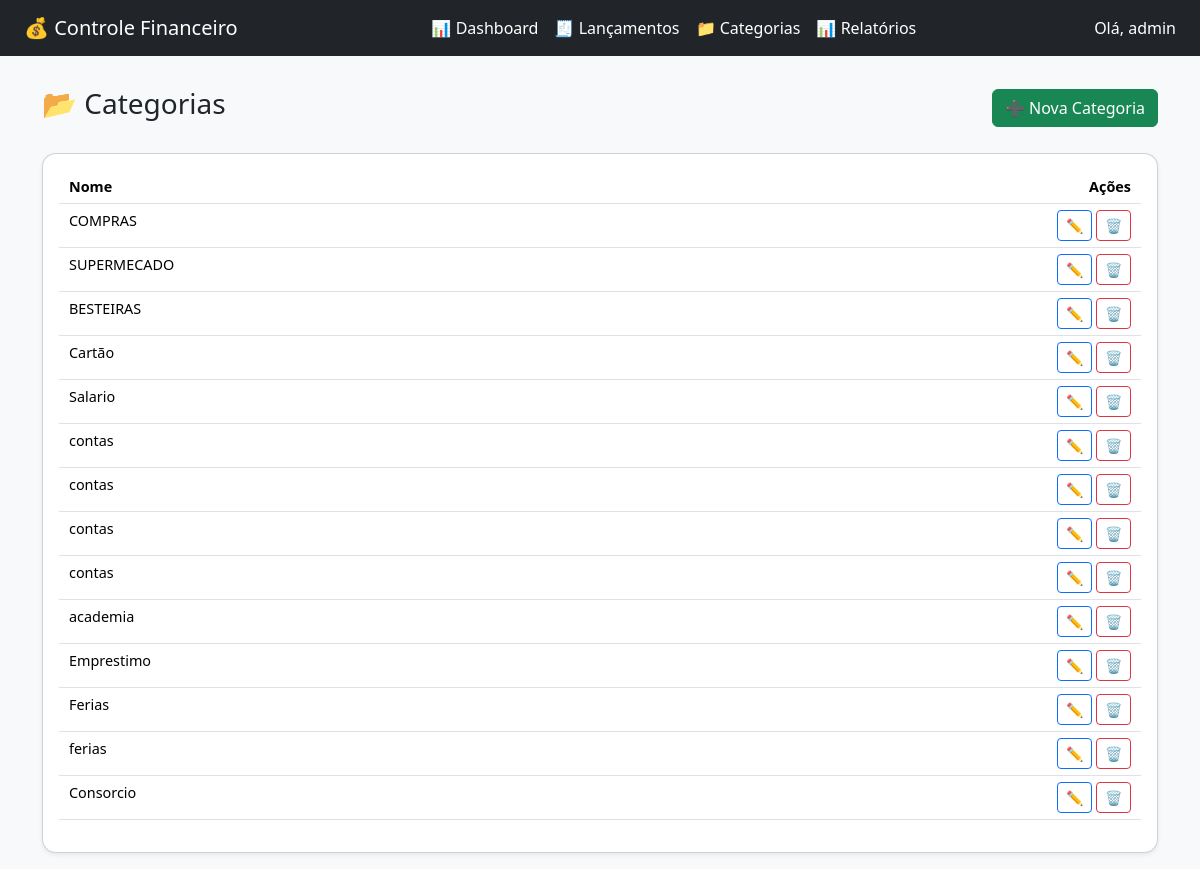
/categorias/ (signed in), run on the app's committed database.
### core/models.py (models this page shows, shortened)
class Categoria(models.Model):
    nome = models.CharField(max_length=100)
    user = models.ForeignKey(User, on_delete=models.CASCADE)

### core/views.py (the view)
# urls.py: path("", views.lista_categorias, name="lista"),
@login_required
def lista_categorias(request):
    categorias = Categoria.objects.filter(user=request.user)
    return render(request, 'categorias/lista.html', {
        'categorias': categorias
    })

### core/templates/categorias/lista.html (shortened to what this page needs)
{% extends 'base.html' %}
{% block content %}
<div class="container">
    <div class="d-flex justify-content-between align-items-center mb-4">
        <h3>📂 Categorias</h3>
        <a href="{% url 'criar_categoria' %}" class="btn btn-success">
            ➕ Nova Categoria
        </a>
    </div>
    <div class="card shadow-sm">
        <div class="card-body">
            <table class="table table-hover">
                <thead>
                    <tr>
                        <th>Nome</th>
                        <th class="text-end">Ações</th>
                    </tr>
                </thead>
                <tbody>
                    {% for c in categorias %}
                    <tr>
                        <td>{{ c.nome }}</td>
                        <td class="text-end">
                            <a href="{% url 'editar_categoria' c.id %}"
                               class="btn btn-sm btn-outline-primary">
                                ✏️
                            </a>
                            <a href="{% url 'excluir_categoria' c.id %}"
                               class="btn btn-sm btn-outline-danger"
                               onclick="return confirm('Excluir categoria?')">
                                🗑
                            </a>
                        </td>
                    </tr>
                    {% empty %}
                    <tr>
                        <td colspan="2" class="text-center text-muted">
                            Nenhuma categoria cadastrada
                        </td>
                    </tr>
                    {% endfor %}
                </tbody>
            </table>
        </div>
    </div>
</div>
{% endblock %}

### core/templates/base.html (shortened to what this page needs)
{% load static %}
<!DOCTYPE html>
<html lang="pt-br">
<head>
    <link href="https://cdn.jsdelivr.net/npm/bootstrap@5.3.2/dist/css/bootstrap.min.css" rel="stylesheet">
    <link rel="stylesheet" href="{% static 'core/css/dashboard_pro.css' %}">
    <link rel="stylesheet" href="{% static 'core/css/dashboard.css' %}">
</head>
<body class="bg-light">
<nav class="navbar navbar-dark bg-dark px-4">
    <span class="navbar-brand">💰 Controle Financeiro</span>
    <ul class="navbar-nav flex-row gap-3">
        <li class="nav-item">
            <a class="nav-link text-white" href="{% url 'dashboard' %}">
                📊 Dashboard
            </a>
        </li>
        <li class="nav-item">
            <a class="nav-link text-white" href="{% url 'lista_lancamentos' %}">
                🧾 Lançamentos
            </a>
        </li>
        <li class="nav-item">
            <a class="nav-link text-white" href="{% url 'lista_categorias' %}">
                📁 Categorias
            </a>
        </li>
        <li class="nav-item">
            <a class="nav-link text-white" href="{% url 'relatorio_mensal' %}">
                📊 Relatórios
            </a>
        </li>
    </ul>
    <span class="text-white">
        Olá, {{ request.user.username }}
    </span>
</nav>
<div class="container-fluid px-4 my-3">
    {% block content %}{% endblock %}
</div>
</body>
</html>

### core/static/core/css/dashboard_pro.css (style rules this page uses)
.card { transition: transform .2s ease, box-shadow .2s ease; }

### core/static/core/css/dashboard.css (style rules this page uses)
body { overflow-x: hidden; }
.container-fluid { padding-top: 15px; }
.card { border-radius: 10px; }
.table td, .table th { padding: 6px 10px; font-size: 0.9rem; }
.card { border-radius: 14px; transition: all 0.25s ease; }

### data on the page
Categoria: nome "COMPRAS"
Categoria: nome "SUPERMECADO"
Categoria: nome "BESTEIRAS"
Categoria: nome "Cartão"
Categoria: nome "Salario"
Categoria: nome "contas"
Categoria: nome "contas"
Categoria: nome "contas"
Categoria: nome "contas"
Categoria: nome "academia"
Categoria: nome "Emprestimo"
Categoria: nome "Ferias"
Categoria: nome "ferias"
Categoria: nome "Consorcio"

### other printed values
{{ request.user.username }} "admin"
